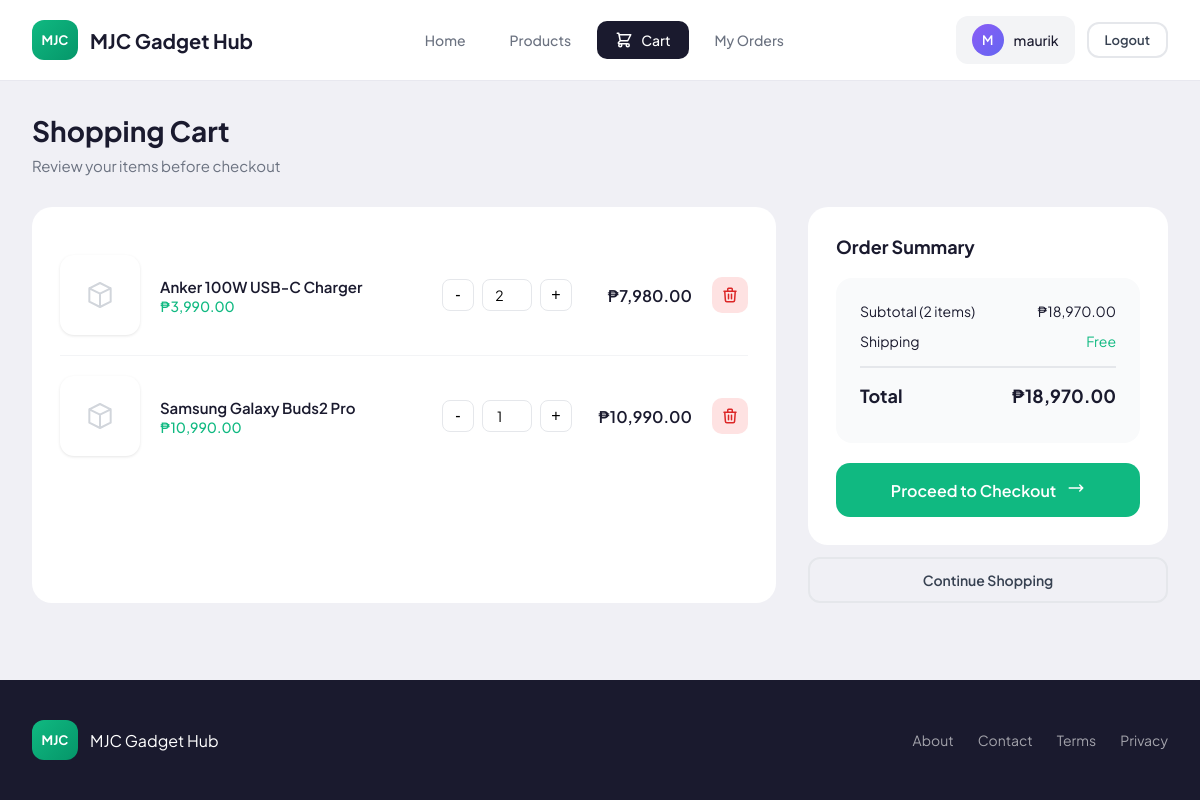
Page /cart (signed in) on the committed database.
### app/models.py (models this page shows, shortened)
class User(UserMixin, db.Model):
    __tablename__ = 'user'
    id = db.Column(db.Integer, primary_key=True)
    email = db.Column(db.String(120), unique=True, nullable=False, index=True)
    username = db.Column(db.String(80), unique=True, nullable=False, index=True)
    password_hash = db.Column(db.String(256), nullable=False)
    is_admin = db.Column(db.Boolean, default=False, nullable=False)
    is_active_account = db.Column(db.Boolean, default=True, nullable=False)
    created_at = db.Column(db.DateTime, default=datetime.utcnow, nullable=False)
    orders = db.relationship('Order', backref='customer', lazy='dynamic', cascade='all, delete-orphan')

class CartItem(db.Model):
    __tablename__ = 'cart_item'
    id = db.Column(db.Integer, primary_key=True)
    user_id = db.Column(db.Integer, db.ForeignKey('user.id', ondelete='CASCADE'), nullable=False, index=True)
    product_id = db.Column(db.Integer, db.ForeignKey('product.id', ondelete='CASCADE'), nullable=False)
    quantity = db.Column(db.Integer, default=1, nullable=False)
    user = db.relationship('User', backref='cart_items')
    product = db.relationship('Product')
    __table_args__ = (db.UniqueConstraint('user_id', 'product_id', name='unique_user_product'),)

class Product(db.Model):
    __tablename__ = 'product'
    id = db.Column(db.Integer, primary_key=True)
    name = db.Column(db.String(200), nullable=False, index=True)
    description = db.Column(db.Text)
    price = db.Column(db.Float, nullable=False)
    stock = db.Column(db.Integer, default=0, nullable=False)
    image = db.Column(db.String(255))
    category_id = db.Column(db.Integer, db.ForeignKey('category.id', ondelete='SET NULL'))
    is_active = db.Column(db.Boolean, default=True, nullable=False)
    created_at = db.Column(db.DateTime, default=datetime.utcnow, nullable=False)
    updated_at = db.Column(db.DateTime, default=datetime.utcnow, onupdate=datetime.utcnow, nullable=False)

### app/routes/customer.py (the view)
@bp.route('/cart')
@login_required
def cart():
    cart_items = CartItem.query.filter_by(user_id=current_user.id).all()
    total = sum(item.product.price * item.quantity for item in cart_items if item.product)
    return render_template('customer/cart.html', cart_items=cart_items, total=total)

### app/models.py (called while the page is built)
@login_manager.user_loader
def load_user(id):
    return User.query.get(int(id))

### app/templates/customer/cart.html (shortened to what this page needs)
{% extends "customer/base.html" %}
{% block content %}
<div class="page-header">
    <h1 class="page-title">Shopping Cart</h1>
    <p class="page-subtitle">Review your items before checkout</p>
</div>
{% if cart_items %}
<div style="display:grid;grid-template-columns:1fr 360px;gap:32px;">
    <div class="cart-section">
        <div class="cart-items">
            {% for item in cart_items %}
            <div class="cart-item">
                <div class="cart-item-image">
                    {% if item.product.image %}
                    <img src="{{ url_for('static', filename='uploads/' + item.product.image) }}" alt="{{ item.product.name }}">
                    {% else %}
                    <svg xmlns="http://www.w3.org/2000/svg" fill="none" viewBox="0 0 24 24" stroke="currentColor">
                        <path stroke-linecap="round" stroke-linejoin="round" stroke-width="1.5" d="M20 7l-8-4-8 4m16 0l-8 4m8-4v10l-8 4m0-10L4 7m8 4v10M4 7v10l8 4" />
                    </svg>
                    {% endif %}
                </div>
                <div class="cart-item-info">
                    <a href="{{ url_for('customer.product_detail', id=item.product.id) }}" class="cart-item-name">{{ item.product.name }}</a>
                    <div class="cart-item-price">₱{{ "{:,.2f}".format(item.product.price) }}</div>
                </div>
                <form method="POST" action="{{ url_for('customer.update_cart', item_id=item.id) }}" class="cart-item-qty">
                    <button type="button" class="qty-btn" onclick="this.parentNode.querySelector('input').stepDown(); this.parentNode.submit();">-</button>
                    <input type="number" name="quantity" value="{{ item.quantity }}" min="1" max="{{ item.product.stock }}" class="qty-input" onchange="this.form.submit()">
                    <button type="button" class="qty-btn" onclick="this.parentNode.querySelector('input').stepUp(); this.parentNode.submit();">+</button>
                </form>
                <div class="cart-item-subtotal">₱{{ "{:,.2f}".format(item.product.price * item.quantity) }}</div>
                <form method="POST" action="{{ url_for('customer.remove_from_cart', item_id=item.id) }}">
                    <button type="submit" class="cart-item-remove">
                        <svg xmlns="http://www.w3.org/2000/svg" fill="none" viewBox="0 0 24 24" stroke="currentColor">
                            <path stroke-linecap="round" stroke-linejoin="round" stroke-width="2" d="M19 7l-.867 12.142A2 2 0 0116.138 21H7.862a2 2 0 01-1.995-1.858L5 7m5 4v6m4-6v6m1-10V4a1 1 0 00-1-1h-4a1 1 0 00-1 1v3M4 7h16" />
                        </svg>
                    </button>
                </form>
            </div>
            {% endfor %}
        </div>
    </div>
    <div>
        <div class="cart-section">
            <h3 style="font-size:18px;font-weight:700;margin-bottom:20px;">Order Summary</h3>
            <div class="cart-summary">
                <div class="cart-summary-row">
                    <span>Subtotal ({{ cart_items|length }} item{% if cart_items|length != 1 %}s{% endif %})</span>
                    <span>₱{{ "{:,.2f}".format(total) }}</span>
                </div>
                <div class="cart-summary-row">
                    <span>Shipping</span>
                    <span style="color:#10b981;">Free</span>
                </div>
                <div class="cart-summary-row total">
                    <span>Total</span>
                    <span>₱{{ "{:,.2f}".format(total) }}</span>
                </div>
            </div>
            <a href="{{ url_for('customer.checkout') }}">
                <button class="checkout-btn">
                    Proceed to Checkout
                    <svg xmlns="http://www.w3.org/2000/svg" fill="none" viewBox="0 0 24 24" stroke="currentColor" width="18" height="18" style="margin-left:8px;">
                        <path stroke-linecap="round" stroke-linejoin="round" stroke-width="2" d="M17 8l4 4m0 0l-4 4m4-4H3" />
                    </svg>
                </button>
            </a>
        </div>
        <a href="{{ url_for('customer.products') }}" class="btn btn-outline" style="width:100%;margin-top:12px;">Continue Shopping</a>
    </div>
</div>
{% endif %}
{% endblock %}

### app/templates/customer/base.html (shortened to what this page needs)
<!DOCTYPE html>
<html lang="en">
<head>
    <link rel="stylesheet" href="{{ url_for('static', filename='css/customer.css') }}">
</head>
<body>
    <div class="store-container">
        <nav class="navbar">
            <a href="{{ url_for('customer.home') }}" class="nav-brand">
                <div class="brand-icon">MJC</div>
                <span class="brand-text">MJC Gadget Hub</span>
            </a>
            <div class="nav-links">
                <a href="{{ url_for('customer.home') }}" class="nav-link {% if request.endpoint == 'customer.home' %}active{% endif %}">Home</a>
                <a href="{{ url_for('customer.products') }}" class="nav-link {% if request.endpoint == 'customer.products' %}active{% endif %}">Products</a>
                {% if current_user.is_authenticated %}
                <a href="{{ url_for('customer.cart') }}" class="nav-link cart-link {% if request.endpoint == 'customer.cart' %}active{% endif %}">
                    Cart
                </a>
                <a href="{{ url_for('customer.orders') }}" class="nav-link {% if request.endpoint == 'customer.orders' %}active{% endif %}">My Orders</a>
                {% endif %}
            </div>
            <div class="nav-actions">
                {% if current_user.is_authenticated %}
                <div class="user-menu">
                    <div class="user-avatar-small">{{ current_user.username[0]|upper }}</div>
                    <span class="user-name">{{ current_user.username }}</span>
                </div>
                <a href="{{ url_for('auth.logout') }}" class="btn btn-outline" style="padding:8px 16px;font-size:13px;">Logout</a>
                {% else %}
                <a href="{{ url_for('auth.login') }}" class="btn btn-secondary" style="padding:10px 20px;">Login</a>
                <a href="{{ url_for('auth.register') }}" class="btn btn-primary" style="padding:10px 20px;">Sign Up</a>
                {% endif %}
            </div>
        </nav>
        <main class="main-content">
            {% block content %}{% endblock %}
        </main>
        <footer class="footer">
            <div class="footer-content">
                <div class="footer-brand">
                    <div class="brand-icon">MJC</div>
                    <span>MJC Gadget Hub</span>
                </div>
                <div class="footer-links">
                    <a href="#" class="footer-link">About</a>
                    <a href="#" class="footer-link">Contact</a>
                    <a href="#" class="footer-link">Terms</a>
                    <a href="#" class="footer-link">Privacy</a>
                </div>
            </div>
        </footer>
    </div>
</body>
</html>

### rows in the picture
User: username "M", username "maurik"
CartItem: product.name "Anker 100W USB-C Charger", quantity "2"
Product: product.price "3,990.00", item.product.price*item.quantity "7,980.00"
CartItem: product.name "Samsung Galaxy Buds2 Pro", quantity "1"
Product: product.price "10,990.00", item.product.price*item.quantity "10,990.00"

### other values in the picture
{{ cart_items|length }} "2"
{{ "{:,.2f}".format(total) }} "18,970.00"
